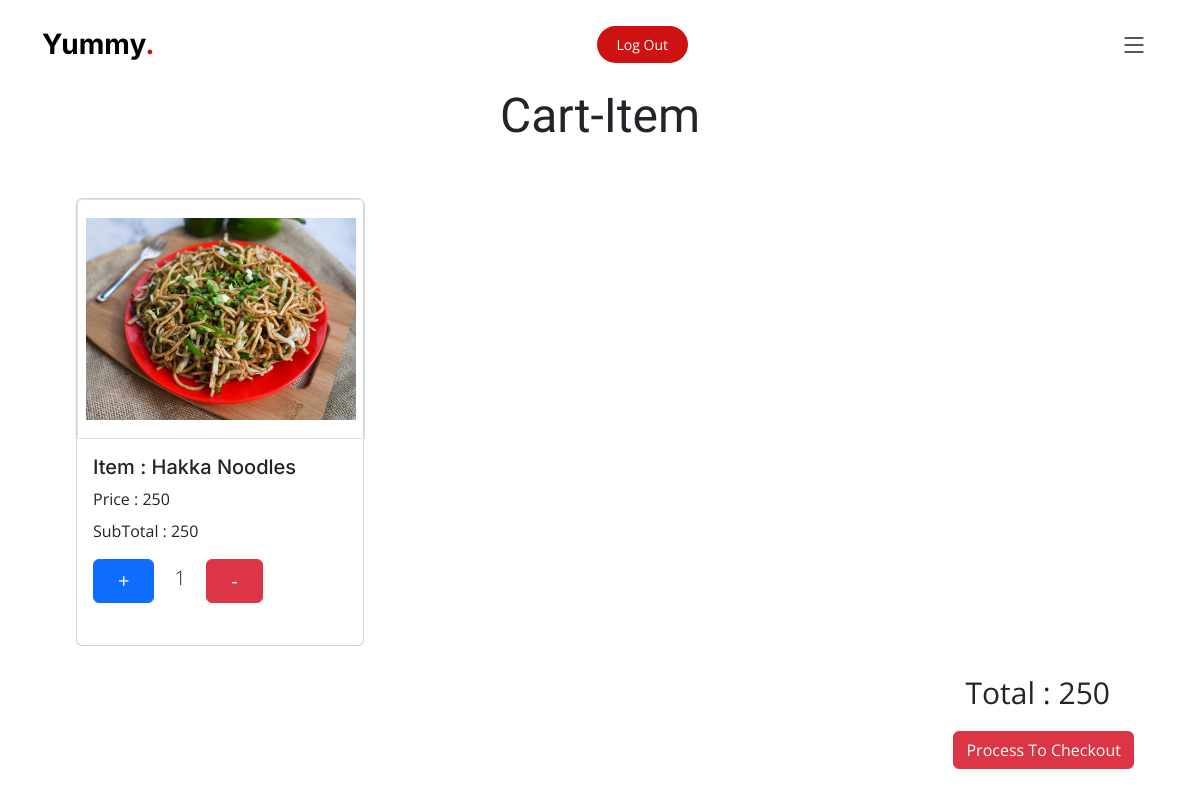
Page /cart.php (signed in) on the committed database.
### tables this page shows
CREATE TABLE `cart` (
  `id` int(11) NOT NULL,
  `customer_id` int(4) NOT NULL,
  `menu_item_id` int(4) NOT NULL,
  `qty` int(4) NOT NULL,
  `price` int(4) NOT NULL,
  `subtotal` int(4) NOT NULL,
  `status` varchar(50) NOT NULL,
  `order_id` int(5) NOT NULL
);

CREATE TABLE `menu_item` (
  `id` int(11) NOT NULL,
  `item_name` varchar(50) NOT NULL,
  `category_id` int(11) NOT NULL,
  `price` int(11) NOT NULL,
  `qty` int(11) NOT NULL,
  `image` varchar(200) NOT NULL,
  `detail` varchar(500) NOT NULL
);

### cart.php (the view, shortened to what this page needs)
<?php
include('header.php');
?>
<body>
    <?php
    include('navbar.php');
    include('dbconf.php');
    ?>
    <section id="book-a-table" class="book-a-table">
        <div class="container">
            <div class="section-header">
                <p>Cart-Item</p>
            </div>
            <div class="row">
                <?php
                $customer_id = $_SESSION['id'];
                $query = "SELECT CRT.*,item_name,image FROM CART AS CRT
                    LEFT JOIN MENU_ITEM AS MI ON CRT.MENU_ITEM_ID = MI.ID
                    WHERE CUSTOMER_ID = $customer_id AND STATUS = 'draft';
                    ";
                $res = $con->query($query);
                if($res->num_rows > 0){
                    foreach ($res as $rec) {
                    ?>
                        <div class="col-md-4 mt-3 d-flex justify-content-center">
                            <div class="card" style="width: 18rem; height:28rem">
                                <img class="card-img-top border p-2" style="width: 18rem;height:15rem;object-fit: contain;" src="<?= $rec['image'] ?>" alt="Card image cap">
                                <div class="card-body">
                                    <h5 class="card-title">Item : <?= $rec['item_name']; ?></h5>
                                    <p class="title my-2">Price : <?= $rec['price']; ?></p>
                                    <p class="title">SubTotal : <?= $rec['subtotal']; ?></p>
                                    <form action="handleCart.php" method="post">
                                        <input class="btn btn-primary px-4" style="font-size: 20px;" type="submit" name="add_To_Cart" value="+">
                                        <span class="lead px-3"> <?= $rec['qty']; ?></span>
                                        <input class="btn btn-danger px-4" style="font-size: 20px;" type="submit" name="remove_To_Cart" value="-">
                                    </form>
                                </div>
                            </div>
                        </div>
                        <?php
                        }
                    ?>
            </div>
            <div class="row">
                <div class="col-12 mt-4" style="border-radius: 9px;">
                    <?php
                    $query = "SELECT SUM(subtotal) AS TotalAmount FROM cart
                    where customer_id = $customer_id and status = 'draft'";
                    $res = $con->query($query);
                    foreach ($res as $rec) {
                    ?>
                        <p class="title mx-5 float-end" style="font-size: 30px;">Total : <?= $rec['TotalAmount'] ?></p>
                </div>
            </div>
            <form action="checkout.php" method="post">
                <input class="btn btn-danger mx-4  float-end" type="submit" name="process_to_checkout" value="Process To Checkout">
            </form>
        </div>
        <?php }
        }
        else{
        ?>
            <h3 class="text-center text-muted">🍔🛒 Hungry for more? Your cart's feeling a bit light! 🛒🍔</h3>
        <?php
        }
    ?>
    </section>
</body>

### assets/css/main.css (style rules this page uses)
:root { --font-default: "Open Sans", system-ui, -apple-system, "Segoe UI", Roboto, "Helvetica Neue", Arial, "Noto Sans", "Liberation Sans", sans-serif, "Apple Color Emoji", "Segoe UI Emoji", "Segoe UI Symbol", "Noto Color Emoji"; --font-primary: "Amatic SC", sans-serif; --font-secondary: "Inter", sans-serif; }
:root { --color-default: #212529; --color-primary: #ce1212; --color-secondary: #37373f; }
:root { scroll-behavior: smooth; }
body { font-family: var(--font-default); color: var(--color-default); }
h1, h2, h3, h4, h5, h6 { font-family: var(--font-secondary); }
section { overflow: hidden; padding: 80px 0; }
.section-header { text-align: center; padding-bottom: 30px; }
.section-header p { margin: 0; font-size: 48px; font-weight: 400; font-family: var(--font-primary); }
section { scroll-margin-top: 90px; }

### rows in the picture
cart: menu_item.image (picture), menu_item.item_name "Hakka Noodles", price "250", subtotal "250", qty "1"

### other values in the picture
$rec['TotalAmount'] "250"
